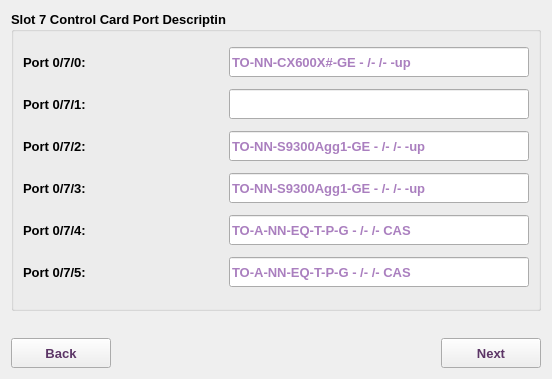
     <widget class="QWidget" name="tab">
      <attribute name="title">
       <string>desc7</string>
      </attribute>
      <layout class="QVBoxLayout" name="verticalLayout_7">
       <item>
        <widget class="QGroupBox" name="portDescGB_2">
         <property name="minimumSize">
          <size>
           <width>0</width>
           <height>300</height>
          </size>
         </property>
         <property name="font">
          <font>
           <family>Tahoma</family>
           <pointsize>10</pointsize>
           <weight>75</weight>
           <bold>true</bold>
          </font>
         </property>
         <property name="title">
          <string>Slot 7 Control Card Port Descriptin</string>
         </property>
         <layout class="QVBoxLayout" name="verticalLayout_6">
          <item>
           <layout class="QHBoxLayout" name="horizontalLayout_44">
            <item>
             <widget class="QLabel" name="label_76">
              <property name="sizePolicy">
               <sizepolicy hsizetype="Expanding" vsizetype="Preferred">
                <horstretch>0</horstretch>
                <verstretch>0</verstretch>
               </sizepolicy>
              </property>
              <property name="minimumSize">
               <size>
                <width>200</width>
                <height>30</height>
               </size>
              </property>
              <property name="maximumSize">
               <size>
                <width>270</width>
                <height>30</height>
               </size>
              </property>
              <property name="font">
               <font>
                <family>Tahoma</family>
                <pointsize>10</pointsize>
                <weight>75</weight>
                <bold>true</bold>
               </font>
              </property>
              <property name="text">
               <string>Port 0/7/0:</string>
              </property>
             </widget>
            </item>
            <item>
             <widget class="QLineEdit" name="desc070LE">
              <property name="sizePolicy">
               <sizepolicy hsizetype="Expanding" vsizetype="Preferred">
                <horstretch>0</horstretch>
                <verstretch>0</verstretch>
               </sizepolicy>
              </property>
              <property name="minimumSize">
               <size>
                <width>300</width>
                <height>30</height>
               </size>
              </property>
              <property name="maximumSize">
               <size>
                <width>5000</width>
                <height>30</height>
               </size>
              </property>
              <property name="font">
               <font>
                <family>Tahoma</family>
                <pointsize>10</pointsize>
                <weight>75</weight>
                <bold>true</bold>
               </font>
              </property>
              <property name="styleSheet">
               <string notr="true">color: rgb(85, 0, 127);</string>
              </property>
              <property name="placeholderText">
               <string>TO-NN-CX600X#-GE - /- /- -up</string>
              </property>
             </widget>
            </item>
           </layout>
          </item>
          <item>
           <layout class="QHBoxLayout" name="horizontalLayout_58">
            <item>
             <widget class="QLabel" name="label_77">
              <property name="sizePolicy">
               <sizepolicy hsizetype="Expanding" vsizetype="Preferred">
                <horstretch>0</horstretch>
                <verstretch>0</verstretch>
               </sizepolicy>
              </property>
              <property name="minimumSize">
               <size>
                <width>200</width>
                <height>30</height>
               </size>
              </property>
              <property name="maximumSize">
               <size>
                <width>270</width>
                <height>30</height>
               </size>
              </property>
              <property name="font">
               <font>
                <family>Tahoma</family>
                <pointsize>10</pointsize>
                <weight>75</weight>
                <bold>true</bold>
               </font>
              </property>
              <property name="text">
               <string>Port 0/7/1:</string>
              </property>
             </widget>
            </item>
            <item>
             <widget class="QLineEdit" name="desc071LE">
              <property name="sizePolicy">
               <sizepolicy hsizetype="Expanding" vsizetype="Preferred">
                <horstretch>0</horstretch>
                <verstretch>0</verstretch>
               </sizepolicy>
              </property>
              <property name="minimumSize">
               <size>
                <width>300</width>
                <height>30</height>
               </size>
              </property>
              <property name="maximumSize">
               <size>
                <width>5000</width>
                <height>30</height>
               </size>
              </property>
              <property name="font">
               <font>
                <family>Tahoma</family>
                <pointsize>10</pointsize>
                <weight>75</weight>
                <bold>true</bold>
               </font>
              </property>
              <property name="styleSheet">
               <string notr="true">color: rgb(85, 0, 127);</string>
              </property>
              <property name="placeholderText">
               <string/>
              </property>
             </widget>
            </item>
           </layout>
          </item>
          <item>
           <layout class="QHBoxLayout" name="horizontalLayout_59">
            <item>
             <widget class="QLabel" name="label_78">
              <property name="sizePolicy">
               <sizepolicy hsizetype="Expanding" vsizetype="Preferred">
                <horstretch>0</horstretch>
                <verstretch>0</verstretch>
               </sizepolicy>
              </property>
              <property name="minimumSize">
               <size>
                <width>200</width>
                <height>30</height>
               </size>
              </property>
              <property name="maximumSize">
               <size>
                <width>270</width>
                <height>30</height>
               </size>
              </property>
              <property name="font">
               <font>
                <family>Tahoma</family>
                <pointsize>10</pointsize>
                <weight>75</weight>
                <bold>true</bold>
               </font>
              </property>
              <property name="text">
               <string>Port 0/7/2:</string>
              </property>
             </widget>
            </item>
            <item>
             <widget class="QLineEdit" name="desc072LE">
              <property name="sizePolicy">
               <sizepolicy hsizetype="Expanding" vsizetype="Preferred">
                <horstretch>0</horstretch>
                <verstretch>0</verstretch>
               </sizepolicy>
              </property>
              <property name="minimumSize">
               <size>
                <width>300</width>
                <height>30</height>
               </size>
              </property>
              <property name="maximumSize">
               <size>
                <width>5000</width>
                <height>30</height>
               </size>
              </property>
              <property name="font">
               <font>
                <family>Tahoma</family>
                <pointsize>10</pointsize>
                <weight>75</weight>
                <bold>true</bold>
               </font>
              </property>
              <property name="styleSheet">
               <string notr="true">color: rgb(85, 0, 127);</string>
              </property>
              <property name="placeholderText">
               <string>TO-NN-S9300Agg1-GE - /- /- -up</string>
              </property>
             </widget>
            </item>
           </layout>
          </item>
          <item>
           <layout class="QHBoxLayout" name="horizontalLayout_60">
            <item>
             <widget class="QLabel" name="label_79">
              <property name="sizePolicy">
               <sizepolicy hsizetype="Expanding" vsizetype="Preferred">
                <horstretch>0</horstretch>
                <verstretch>0</verstretch>
               </sizepolicy>
              </property>
              <property name="minimumSize">
               <size>
                <width>200</width>
                <height>30</height>
               </size>
              </property>
              <property name="maximumSize">
               <size>
                <width>270</width>
                <height>30</height>
               </size>
              </property>
              <property name="font">
               <font>
                <family>Tahoma</family>
                <pointsize>10</pointsize>
                <weight>75</weight>
                <bold>true</bold>
               </font>
              </property>
              <property name="text">
               <string>Port 0/7/3:</string>
              </property>
             </widget>
            </item>
            <item>
             <widget class="QLineEdit" name="desc073LE">
              <property name="sizePolicy">
               <sizepolicy hsizetype="Expanding" vsizetype="Preferred">
                <horstretch>0</horstretch>
                <verstretch>0</verstretch>
               </sizepolicy>
              </property>
              <property name="minimumSize">
               <size>
                <width>300</width>
                <height>30</height>
               </size>
              </property>
              <property name="maximumSize">
               <size>
                <width>5000</width>
                <height>30</height>
               </size>
              </property>
              <property name="font">
               <font>
                <family>Tahoma</family>
                <pointsize>10</pointsize>
                <weight>75</weight>
                <bold>true</bold>
               </font>
              </property>
              <property name="styleSheet">
               <string notr="true">color: rgb(85, 0, 127);</string>
              </property>
              <property name="placeholderText">
               <string>TO-NN-S9300Agg1-GE - /- /- -up</string>
              </property>
             </widget>
            </item>
           </layout>
          </item>
          <item>
           <layout class="QHBoxLayout" name="horizontalLayout_61">
            <item>
             <widget class="QLabel" name="label_80">
              <property name="sizePolicy">
               <sizepolicy hsizetype="Expanding" vsizetype="Preferred">
                <horstretch>0</horstretch>
                <verstretch>0</verstretch>
               </sizepolicy>
              </property>
              <property name="minimumSize">
               <size>
                <width>200</width>
                <height>30</height>
               </size>
              </property>
              <property name="maximumSize">
               <size>
                <width>270</width>
                <height>30</height>
               </size>
              </property>
              <property name="font">
               <font>
                <family>Tahoma</family>
                <pointsize>10</pointsize>
                <weight>75</weight>
                <bold>true</bold>
               </font>
              </property>
              <property name="text">
               <string>Port 0/7/4:</string>
              </property>
             </widget>
            </item>
            <item>
             <widget class="QLineEdit" name="desc074LE">
              <property name="sizePolicy">
               <sizepolicy hsizetype="Expanding" vsizetype="Preferred">
                <horstretch>0</horstretch>
                <verstretch>0</verstretch>
               </sizepolicy>
              </property>
              <property name="minimumSize">
               <size>
                <width>300</width>
                <height>30</height>
               </size>
              </property>
              <property name="maximumSize">
               <size>
                <width>5000</width>
                <height>30</height>
               </size>
              </property>
              <property name="font">
               <font>
                <family>Tahoma</family>
                <pointsize>10</pointsize>
                <weight>75</weight>
                <bold>true</bold>
               </font>
              </property>
              <property name="styleSheet">
               <string notr="true">color: rgb(85, 0, 127);</string>
              </property>
              <property name="placeholderText">
               <string>TO-A-NN-EQ-T-P-G - /- /- CAS</string>
              </property>
             </widget>
            </item>
           </layout>
          </item>
          <item>
           <layout class="QHBoxLayout" name="horizontalLayout_62">
            <item>
             <widget class="QLabel" name="label_81">
              <property name="sizePolicy">
               <sizepolicy hsizetype="Expanding" vsizetype="Preferred">
                <horstretch>0</horstretch>
                <verstretch>0</verstretch>
               </sizepolicy>
              </property>
              <property name="minimumSize">
               <size>
                <width>200</width>
                <height>30</height>
               </size>
              </property>
              <property name="maximumSize">
               <size>
                <width>270</width>
                <height>30</height>
               </size>
              </property>
              <property name="font">
               <font>
                <family>Tahoma</family>
                <pointsize>10</pointsize>
                <weight>75</weight>
                <bold>true</bold>
               </font>
              </property>
              <property name="text">
               <string>Port 0/7/5:</string>
              </property>
             </widget>
            </item>
            <item>
             <widget class="QLineEdit" name="desc075LE">
              <property name="sizePolicy">
               <sizepolicy hsizetype="Expanding" vsizetype="Preferred">
                <horstretch>0</horstretch>
                <verstretch>0</verstretch>
               </sizepolicy>
              </property>
              <property name="minimumSize">
               <size>
                <width>300</width>
                <height>30</height>
               </size>
              </property>
              <property name="maximumSize">
               <size>
                <width>5000</width>
                <height>30</height>
               </size>
              </property>
              <property name="font">
               <font>
                <family>Tahoma</family>
                <pointsize>10</pointsize>
                <weight>75</weight>
                <bold>true</bold>
               </font>
              </property>
              <property name="styleSheet">
               <string notr="true">color: rgb(85, 0, 127);</string>
              </property>
              <property name="placeholderText">
               <string>TO-A-NN-EQ-T-P-G - /- /- CAS</string>
              </property>
             </widget>
            </item>
           </layout>
          </item>
         </layout>
        </widget>
       </item>
       <item>
        <spacer name="verticalSpacer_5">
         <property name="orientation">
          <enum>Qt::Vertical</enum>
         </property>
         <property name="sizeHint" stdset="0">
          <size>
           <width>20</width>
           <height>21</height>
          </size>
         </property>
        </spacer>
       </item>
       <item>
        <layout class="QHBoxLayout" name="horizontalLayout_4">
         <item>
          <widget class="QPushButton" name="desc7BackBtn">
           <property name="enabled">
            <bool>true</bool>
           </property>
           <property name="sizePolicy">
            <sizepolicy hsizetype="Preferred" vsizetype="Preferred">
             <horstretch>0</horstretch>
             <verstretch>0</verstretch>
            </sizepolicy>
           </property>
           <property name="minimumSize">
            <size>
             <width>100</width>
             <height>30</height>
            </size>
           </property>
           <property name="maximumSize">
            <size>
             <width>200</width>
             <height>30</height>
            </size>
           </property>
           <property name="font">
            <font>
             <family>Tahoma</family>
             <pointsize>10</pointsize>
             <weight>75</weight>
             <bold>true</bold>
            </font>
           </property>
           <property name="styleSheet">
            <string notr="true">color: rgb(92, 53, 102);</string>
           </property>
           <property name="text">
            <string>Back</string>
           </property>
           <property name="icon">
            <iconset resource="../../../../../image.qrc">
             <normaloff>:/Image/back.png</normaloff>:/Image/back.png</iconset>
           </property>
           <property name="iconSize">
            <size>
             <width>20</width>
             <height>20</height>
            </size>
           </property>
          </widget>
         </item>
         <item>
          <spacer name="horizontalSpacer_5">
           <property name="font">
            <font>
             <family>Tahoma</family>
             <pointsize>10</pointsize>
            </font>
           </property>
           <property name="orientation">
            <enum>Qt::Horizontal</enum>
           </property>
           <property name="sizeHint" stdset="0">
            <size>
             <width>40</width>
             <height>20</height>
            </size>
           </property>
          </spacer>
         </item>
         <item>
          <widget class="QPushButton" name="desc7NextBtn">
           <property name="enabled">
            <bool>true</bool>
           </property>
           <property name="sizePolicy">
            <sizepolicy hsizetype="Preferred" vsizetype="Preferred">
             <horstretch>0</horstretch>
             <verstretch>0</verstretch>
            </sizepolicy>
           </property>
           <property name="minimumSize">
            <size>
             <width>100</width>
             <height>30</height>
            </size>
           </property>
           <property name="maximumSize">
            <size>
             <width>200</width>
             <height>30</height>
            </size>
           </property>
           <property name="font">
            <font>
             <family>Tahoma</family>
             <pointsize>10</pointsize>
             <weight>75</weight>
             <bold>true</bold>
            </font>
           </property>
           <property name="styleSheet">
            <string notr="true">color: rgb(92, 53, 102);</string>
           </property>
           <property name="text">
            <string>Next</string>
           </property>
           <property name="icon">
            <iconset resource="../../../../../image.qrc">
             <normaloff>:/Image/next.png</normaloff>:/Image/next.png</iconset>
           </property>
           <property name="iconSize">
            <size>
             <width>20</width>
             <height>20</height>
            </size>
           </property>
          </widget>
         </item>
        </layout>
       </item>
      </layout>
     </widget>
